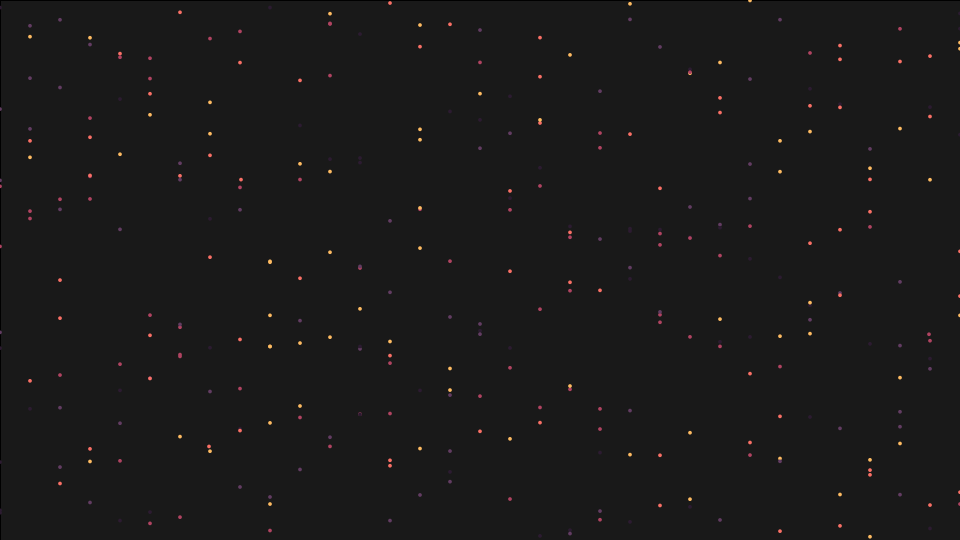
Frame 1 (no input)
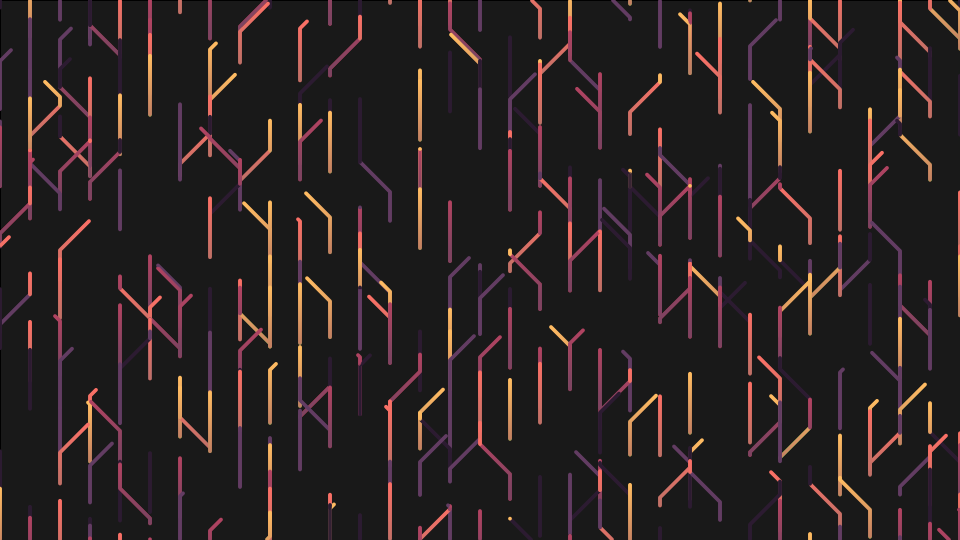
Frame 60 (the mouse pressed at the canvas centre just before this capture)
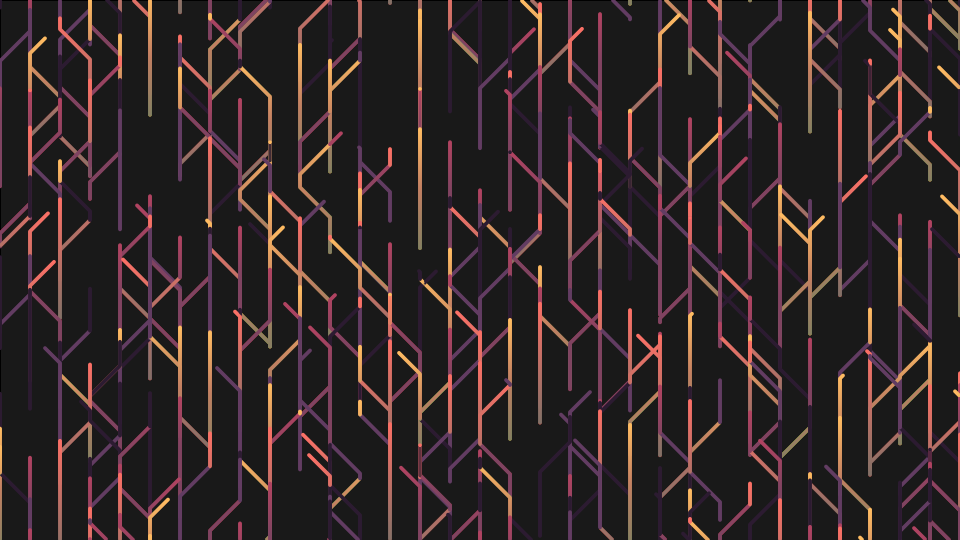
Frame 120 (the mouse held since frame 60 and released just before this capture)

The Processing sketch that drew these frames (run headless with seeded random() and noise(); from frame 60 on, the mouse is pressed at the canvas centre):

// Processing sketch: sketch_xxx_mover2
// ── sketch_xxx_mover2.pde
float diameter = 30;
ArrayList<Point> points;
// setup関数 : 初回1度だけ実行される
void setup() {
  size(960, 540); // ウィンドウサイズを960px,540pxに
  colorMode(HSB, 360, 100, 100); // HSBでの色指定にする
  smooth(); // 描画を滑らかに
  frameRate(60);
  points = new ArrayList<Point>();
  for (int x = 0; x <= width; x += diameter) {
    for (int i = 0; i < 10; i++) { 
      points.add(new Point(x, random(height)));
    }
  }
  background(0, 0, 10);
}

// draw関数 : setup関数実行後繰り返し実行される
void draw() {
  fill(0, 0, 0, 1); 
  rect(0, 0, width, height); 
  for (Point point : points) {
    point.update(); 
    point.display();
  }
}

class Point {
  PVector pos; 
  PVector vel; 
  PVector left = new PVector(-1, 0); 
  PVector right = new PVector(1, 0); 
  boolean isLeft = false; 
  boolean isRight = false; 
  int counter = 0;
  color[] colors = {#623C62,#2C1B31,#B04361,#FA7066,#FEBB62};
  color c;
  Point(float x, float y) {
    pos = new PVector(x, y); 
    vel = new PVector(0, random(-1,-2.5));
    c = colors[int(random(colors.length))];
  }
  void update() {
    if (random(1) < 0.005 && isLeft == false && isRight == false) {
      isLeft = true;
    }
    if (random(1) > 0.995 && isRight == false && isLeft == false) {
      isRight = true;
    }
    if (isLeft && counter < diameter) {
      pos.add(left); 
      counter++;
    }
    if (isRight && counter < diameter) {
      pos.add(right); 
      counter++;
    }
    if (counter >= diameter) {
      counter = 0; 
      isLeft = false; 
      isRight = false;
      changeColor();
    }


    pos.add(vel); 
    if (pos.x < 0) {
      pos.x += width;
      changeColor();
    }
    if (pos.x > width) {
      pos.x -= width;
      changeColor();
    }
    if (pos.y < 0) {
      pos.y += height;
      changeColor();
    }
    if (pos.y > height) {
      pos.x -= height;
      changeColor();
    }
  }
  void changeColor(){
      c = colors[int(random(colors.length))];
  }

  void display() {
    fill(c); 
    noStroke(); 
    ellipse(pos.x, pos.y, diameter/8, diameter/8);
  }
}
